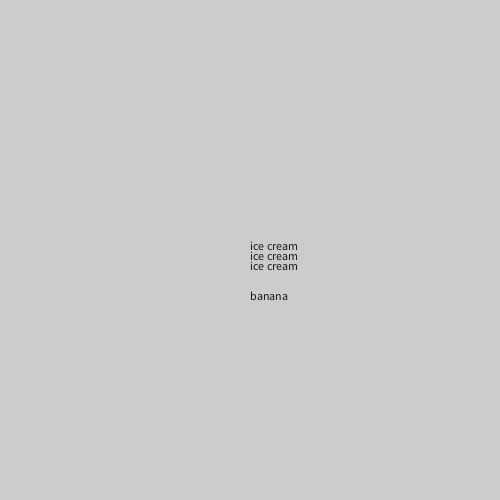
Frame 1 (no input)
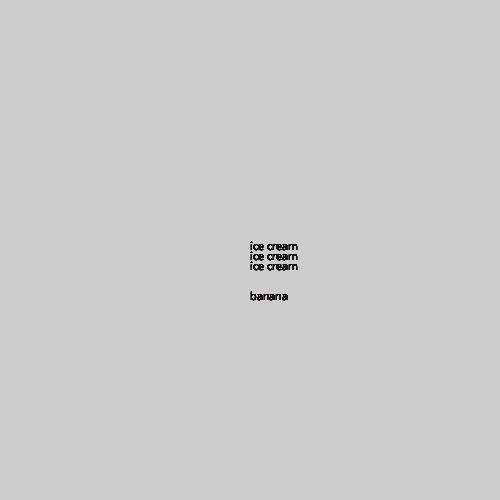
Frame 60 (the mouse pressed at the canvas centre just before this capture)
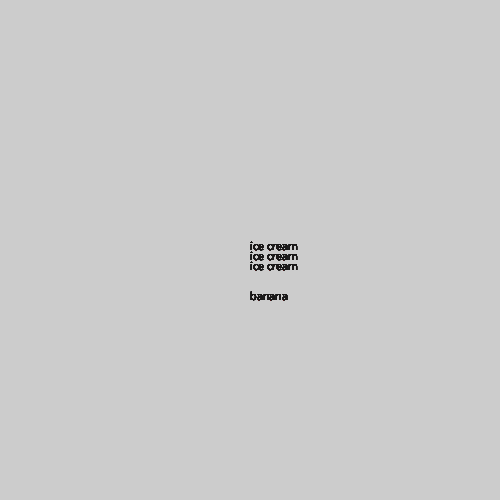
Frame 120 (the mouse held since frame 60 and released just before this capture)

The Processing sketch that drew these frames (run headless with seeded random() and noise(); from frame 60 on, the mouse is pressed at the canvas centre):

// Processing sketch: banana_split
// ── banana_split.pde
void setup(){
  size(500, 500);
}

void draw(){
  for (int split = 0; split < 3; split++){
    fill(#1A1818);
    text("ice cream", 250, 250 + (split*10));
  }
    text("banana", 250, 300);
}
